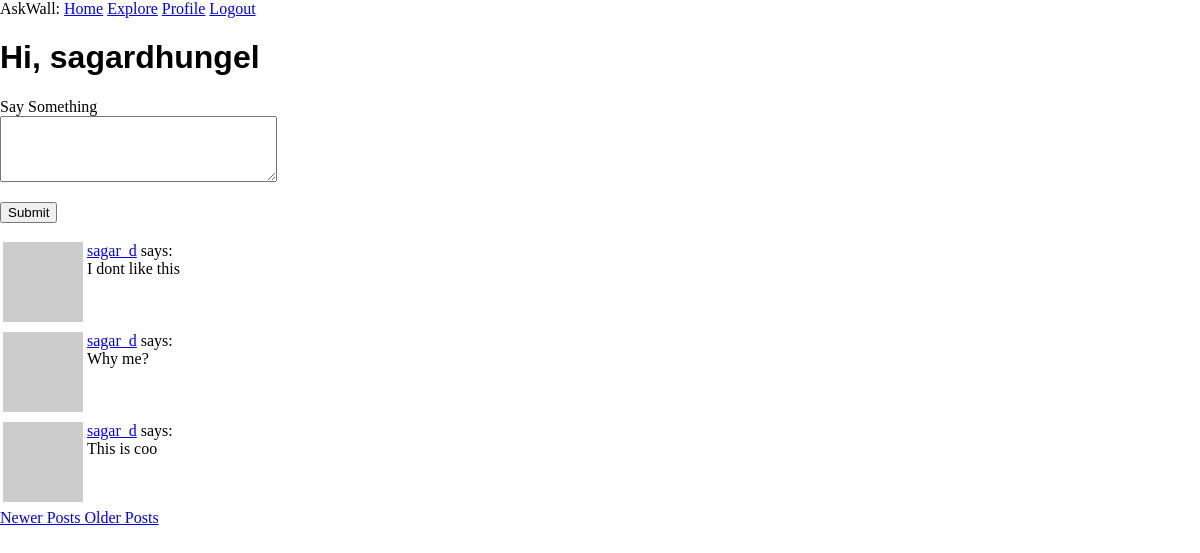
Before: /index?page=2 (signed in) with the older database file.
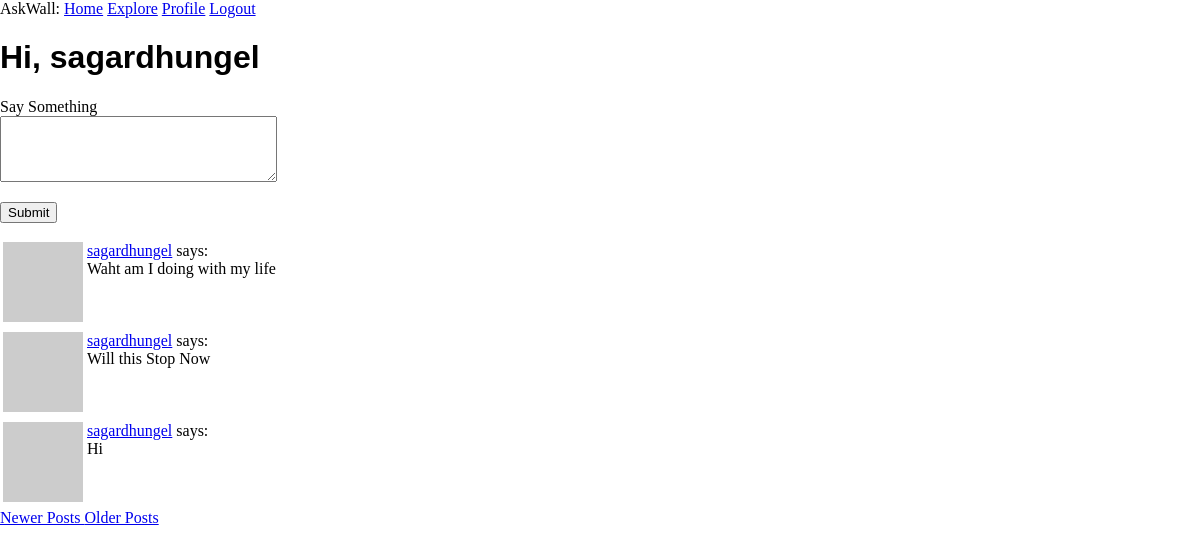
After: the same page with the newer database file.
### app/models.py (models this page shows, shortened)
class User(UserMixin, db.Model):
	id = db.Column(db.Integer, primary_key= True)
	username = db.Column(db.String(64), index = True)
	email = db.Column(db.String(120), index = True)
	password_hash = db.Column(db.String(128))
	posts = db.relationship('Post', backref='author', lazy='dynamic')
	about_me = db.Column(db.String(150))
	last_seen = db.Column(db.DateTime, default=datetime.utcnow)
	followed = db.relationship(
		'User', secondary=followers,
		primaryjoin = (followers.c.follower_id == id),
		secondaryjoin = (followers.c.followed_id == id),
		backref = db.backref('followers', lazy='dynamic'), lazy ='dynamic')
	def avatar(self, size):
		digest = md5(self.email.lower().encode('utf-8')).hexdigest()
		return 'http://www.gravatar.com/avatar/{}?d=identicon&s={}'.format(digest, size)
	def followed_posts(self):
		followed = Post.query.join(
			followers, (followers.c.followed_id == Post.user_id)).filter(
			followers.c.follower_id == self.id)
		own = Post.query.filter_by(user_id=self.id)
		return followed.union(own).order_by(Post.timestamp.desc())

class Post(db.Model):
	id = db.Column(db.Integer, primary_key = True)
	body = db.Column(db.String(140))
	timestamp = db.Column(db.DateTime, index= True, default=datetime.utcnow)
	user_id = db.Column(db.Integer, db.ForeignKey('user.id'))

### app/routes.py (the view)
@app.route('/', methods=['GET', 'POST'])
@app.route('/index', methods=['GET', 'POST'])
@login_required
def index():
	form = PostForm()
	if form.validate_on_submit():
		post = Post(body=form.post.data, author=current_user)
		db.session.add(post)
		db.session.commit()
		flash('Your post is now live')
		return redirect(url_for('index'))
	page = request.args.get('page', 1, type=int)
	posts = current_user.followed_posts().paginate(
		page, app.config['POSTS_PER_PAGE'], False)
	next_url = url_for('index', page=posts.next_num) if posts.has_next else None
	prev_url = url_for('index', page = posts.prev_num) if posts.has_prev else None
	return render_template('index.html', title = 'Home', form=form, posts=posts.items, next_url=next_url, prev_url = prev_url)

### app/forms.py
class PostForm(FlaskForm):
	post = TextAreaField("Say Something", validators = [
		DataRequired(), Length(min=1, max=140)])
	submit= SubmitField('Submit')

### app/models.py (called while the page is built)
@login.user_loader
def load_user(id):
	return User.query.get(int(id))

### app/routes.py (called while the page is built)
@app.before_request
def before_request():
	if current_user.is_authenticated:
		current_user.last_seen = datetime.utcnow()
		db.session.commit()

### app/templates/index.html (shortened to what this page needs)
{% extends 'base.html'%}
{% block content %}
	<h1> Hi, {{ current_user.username }}</h1>
	{% if form %}
		<form action="" method="post">
			<p>
				{{ form.post.label }}<br>
				{{ form.post(cols=32, rows=4)}}<br>
			</p>
			<p> {{ form.submit() }}</p>
		</form>
	{% endif %}
	{% for post in posts %}
		{% include "_post.html" %}
	{% endfor %}
	{% if prev_url %}
		<a href="{{ prev_url }}">Newer Posts </a>
	{% endif %}
	{% if next_url %}
		<a href="{{ next_url }}">Older Posts</a>
	{% endif %}
{% endblock %}

### app/templates/base.html (shortened to what this page needs)
<!DOCTYPE html>
<html>
<head>
	<link rel="stylesheet" type="text/css" href="{{url_for('static', filename='style.css')}}">
</head>
<body>
	<div>AskWall:
		<a href="{{ url_for('index') }}">Home</a>
		<a href="{{ url_for('explore') }}">Explore</a>
		{% if current_user.is_anonymous %}
			<a href="{{ url_for('login') }}">Login</a>
		{% else %}
			<a href="{{ url_for('user', username=current_user.username) }}">Profile</a>
			<a href="{{ url_for('logout') }}">Logout</a>
		{% endif %}
	</div>
	{% block content %} {% endblock %}
</body>
</html>

### app/templates/_post.html
<table>
    <tr valign="top">
        <td><img src="{{ post.author.avatar(36) }}"></td>
        <td><a href="{{ url_for('user', username=post.author.username) }}">{{ post.author.username }}</a> says:<br>{{ post.body }}</td>
    </tr>
</table>

### app/static/style.css (style rules this page uses)
body, html { margin: 0; padding: 0; }
h1 { font-family: sans-serif; }

Changed rows visible on the page:
no longer on this page (row unchanged): Post: author.username "sagar_d", body "I dont like this"
no longer on this page (row unchanged): Post: author.username "sagar_d", body "Why me?"
no longer on this page (row unchanged): Post: author.username "sagar_d", body "This is coo"
added Post: author.username "sagardhungel", body "Waht am I doing with my life"
added Post: author.username "sagardhungel", body "Will this Stop Now"
added Post: author.username "sagardhungel", body "Hi"
